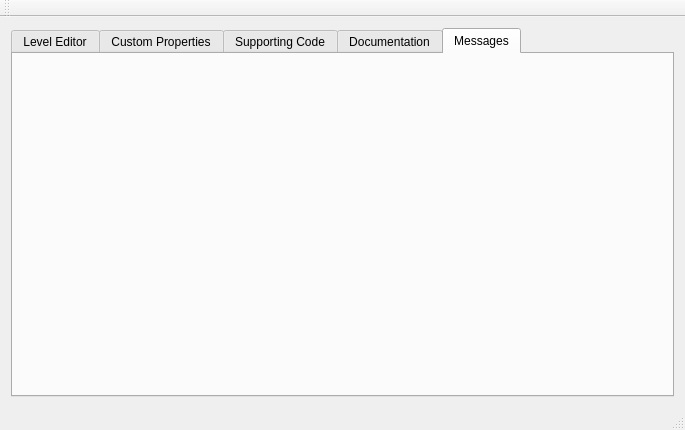
<?xml version="1.0" encoding="UTF-8"?>
<ui version="4.0">
 <class>MainWindow</class>
 <widget class="QMainWindow" name="MainWindow">
  <property name="geometry">
   <rect>
    <x>0</x>
    <y>0</y>
    <width>685</width>
    <height>430</height>
   </rect>
  </property>
  <property name="windowTitle">
   <string>MainWindow</string>
  </property>
  <widget class="QWidget" name="centralWidget">
   <layout class="QGridLayout" name="gridLayout">
    <item row="0" column="0">
     <widget class="QTabWidget" name="tabWidget">
      <property name="currentIndex">
       <number>4</number>
      </property>
      <widget class="LevelEditor" name="levelEditor">
       <attribute name="title">
        <string>Level Editor</string>
       </attribute>
      </widget>
      <widget class="CustomProperties" name="customProperties">
       <attribute name="title">
        <string>Custom Properties</string>
       </attribute>
      </widget>
      <widget class="SupportCode" name="supporingCode">
       <attribute name="title">
        <string>Supporting Code</string>
       </attribute>
      </widget>
      <widget class="Documentation" name="documentation">
       <attribute name="title">
        <string>Documentation</string>
       </attribute>
      </widget>
      <widget class="Messages" name="messages">
       <attribute name="title">
        <string>Messages</string>
       </attribute>
      </widget>
     </widget>
    </item>
   </layout>
  </widget>
  <widget class="QMenuBar" name="menuBar">
   <property name="geometry">
    <rect>
     <x>0</x>
     <y>0</y>
     <width>685</width>
     <height>22</height>
    </rect>
   </property>
  </widget>
  <widget class="QToolBar" name="mainToolBar">
   <attribute name="toolBarArea">
    <enum>TopToolBarArea</enum>
   </attribute>
   <attribute name="toolBarBreak">
    <bool>false</bool>
   </attribute>
  </widget>
  <widget class="QStatusBar" name="statusBar"/>
 </widget>
 <layoutdefault spacing="6" margin="11"/>
 <customwidgets>
  <customwidget>
   <class>LevelEditor</class>
   <extends>QWidget</extends>
   <header>leveleditor.h</header>
   <container>1</container>
  </customwidget>
  <customwidget>
   <class>CustomProperties</class>
   <extends>QWidget</extends>
   <header>customproperties.h</header>
   <container>1</container>
  </customwidget>
  <customwidget>
   <class>SupportCode</class>
   <extends>QWidget</extends>
   <header>supportcode.h</header>
   <container>1</container>
  </customwidget>
  <customwidget>
   <class>Documentation</class>
   <extends>QWidget</extends>
   <header>documentation.h</header>
   <container>1</container>
  </customwidget>
  <customwidget>
   <class>Messages</class>
   <extends>QWidget</extends>
   <header>messages.h</header>
   <container>1</container>
  </customwidget>
 </customwidgets>
 <resources/>
 <connections/>
</ui>
